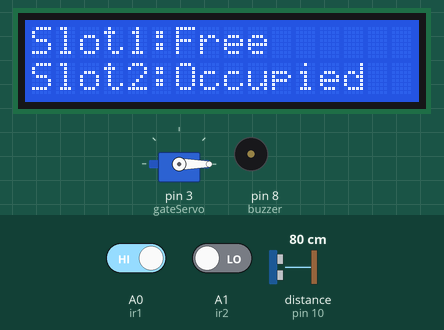
This sketch was run on a simulated Arduino Uno, built with avr-gcc and run on an emulated ATmega328P. Shown: 16×2 character LCD, servo, buzzer (waves = sounding, pin HIGH). Wiring (inferred from the names in the program): ultrasonic range finder: trigger pin 9; echo pin 10. The inputs (shaded band) are chosen by the test bench; at power-on: A0 (ir1) HIGH, A1 (ir2) LOW, distance to the obstacle (sensor on pin 10) 80 cm. The echo pulse lasts 58.3 µs per cm; pins used as bus, display or sensor lines are not drawn.

Above: at 7.3 s.
7.4 s: A0 (ir1) driven LOW
At 8.7 s:
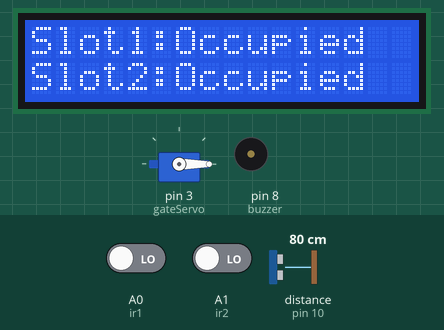
8.9 s: A1 (ir2) driven HIGH
At 9.9 s:
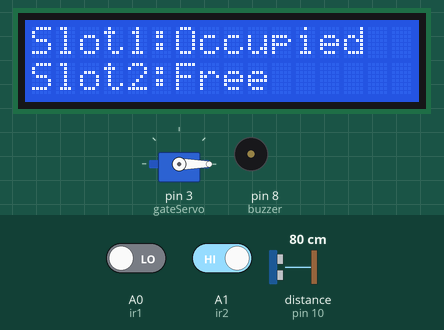
10.6 s: A0 (ir1) driven HIGH
At 11.5 s:
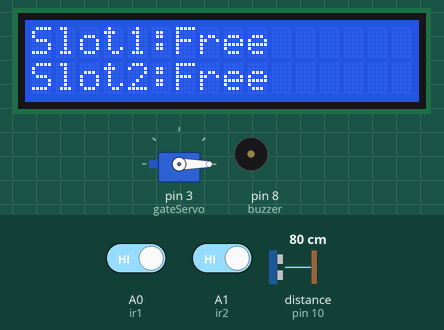
12.2 s: distance to the obstacle (sensor on pin 10) set to 12 cm
13.7 s: distance to the obstacle (sensor on pin 10) set to 9 cm
At 14.2 s:
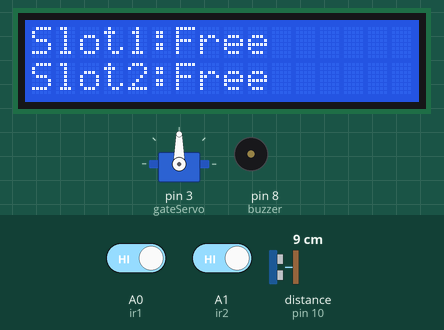
Timing chart, 0 to 16.4 s (numbered marks = the images above; inputs shaded):
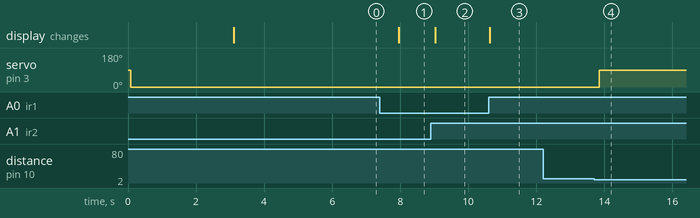

The sketch:

glenn_smartcarparkingsystem.ino
```cpp
#include <Servo.h>
#include <Wire.h>
#include <LiquidCrystal_I2C.h>

LiquidCrystal_I2C lcd(0x27, 16, 2);
Servo gateServo;

int trigPin = 9;
int echoPin = 10;
int ir1 = A0;
int ir2 = A1;
int buzzer = 8;
long duration;
int distance;


void setup() {
  Serial.begin(9600);
  lcd.init();
  lcd.backlight();
  gateServo.attach(3);
  pinMode(trigPin, OUTPUT);
  pinMode(echoPin, INPUT);
  pinMode(ir1, INPUT);
  pinMode(ir2, INPUT);
  pinMode(buzzer, OUTPUT);

  gateServo.write(0);
  lcd.setCursor(0, 0);
  lcd.print("Smart Parking");
  delay(3000);

}

void loop() {

  digitalWrite(trigPin, LOW);
  delayMicroseconds(2);
  digitalWrite(trigPin, HIGH);
  delayMicroseconds(10);
  digitalWrite(trigPin, LOW);
  duration = pulseIn(echoPin, HIGH);
  distance = duration * 0.034 / 2;


  int slot1 = digitalRead(ir1);
  int slot2 = digitalRead(ir2);

  lcd.clear();
  lcd.setCursor(0, 0);
  lcd.print("Slot1:");
  lcd.print(slot1 == LOW ? "Occupied " : "Free     ");
  lcd.setCursor(0, 1);
  lcd.print("Slot2:");
  lcd.print(slot2 == LOW ? "Occupied " : "Free     ");


  if (slot1 == LOW && slot2 == LOW && distance < 10) {
    digitalWrite(buzzer, HIGH);
    delay(2000);
    digitalWrite(buzzer, LOW);

  } else{
    digitalWrite(buzzer, LOW);

  }


  if (distance < 10 && (slot1 == HIGH || slot2 == HIGH)) {
    gateServo.write(90);
    delay(3000);

  }else{
    gateServo.write(0);
  }

  delay(500);
}
```

Measured:
- the behaviour switches between 11 and 10 cm on distance to the obstacle (sensor on pin 10) (found by bisection; images 3 and 4)
- after the input at 7.4 s, the display: changes after 0.55 s (image 1)
- after the input at 8.9 s, the display: changes after 0.13 s (image 2)
- after the input at 10.6 s, the display: changes at once (image 3)
- after the input at 12.2 s, every drawn part: stays the same
- after the input at 13.7 s, servo on pin 3 (gateServo): 0° → 90° after 0.15 s
